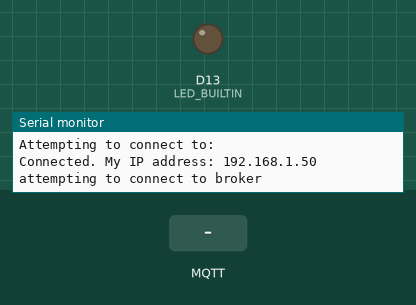
A sketch run on a simulated Arduino Nano RP2040 Connect. Parts: output pins drawn as LEDs (lit = HIGH), the last lines printed to the serial monitor. The inputs (shaded band) are chosen by the test bench. WiFi joins after 1.5 s; servers stay silent unless stated; no MQTT or app messages arrive unless stated; not simulated (calls return 0 or success): arduino_secrets.h.

Above: at 4.7 s.
4.8 s: MQTT message "5" arrives on the first subscribed topic
At 6.6 s:
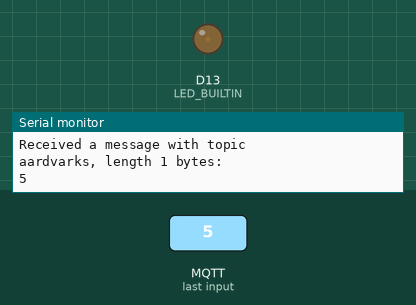
7.0 s: MQTT message "90" arrives on the first subscribed topic
At 8.1 s:
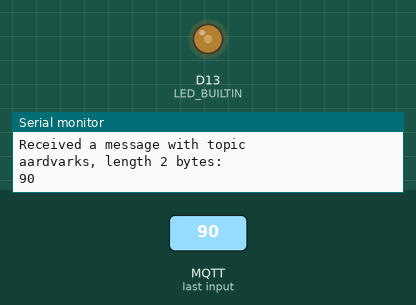
8.5 s: MQTT message "200" arrives on the first subscribed topic
At 9.2 s:
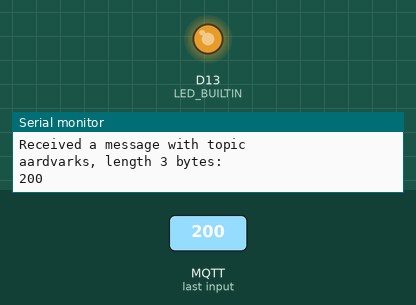
Timing chart, 0 to 11.5 s (numbered marks = the images above; inputs shaded):
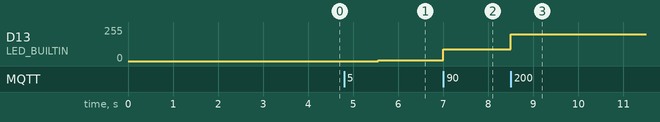

The sketch:

ArduinoMqttClientWithWill-NTPTime.ino
```cpp
/*
  MQTT Client sender/receiver with will and NTP time calc

  This sketch demonstrates an MQTT client that connects to a broker, subscribes to a topic,
  and both listens for messages on that topic and sends messages to it.
  When the client receives a message, it parses it, and PWMs the built-in LED.

  This client also has a last will and testament property.
  With each reading sent, it  updates the will topic with
  the current network time. If another reading does not
  show up within the keepAlive interval, the broker
  will publish the will topic.

  The network time code is based on the  WiFi library's
  UdpNtpClient, originally written by Michael Margolis, and
  modified by Tom Igoe:
  https://github.com/arduino-libraries/WiFi/blob/master/examples/WiFiUdpNtpClient/WiFiUdpNtpClient.ino

  This sketch uses https://public.cloud.shiftr.io as the MQTT broker, but others will work as well.
  See https://tigoe.github.io/mqtt-examples/#broker-client-settings for connection details.

Libraries used:
  * http://librarymanager/All#WiFiNINA or
  * http://librarymanager/All#WiFi101
  * http://librarymanager/All#ArduinoMqttClient

  the arduino_secrets.h file:
  #define SECRET_SSID ""    // network name
  #define SECRET_PASS ""    // network password
  #define SECRET_MQTT_USER "public" // broker username
  #define SECRET_MQTT_PASS "public" // broker password

  created 21 Feb 2026
  by Tom Igoe
*/

#include <WiFiNINA.h>  // use this for Nano 33 IoT, MKR1010, Nano RP2040 Connect
// #include <WiFi101.h>    // use this for MKR1000
#include <ArduinoMqttClient.h>
#include <WiFiUdp.h>  // used to send and receive NTP messages
#include "arduino_secrets.h"

// initialize WiFi connection as SSL.
// If you are not using MQTTS, use WiFiClient:
WiFiSSLClient wifi;
MqttClient mqttClient(wifi);

// details for MQTT client:
char broker[] = "public.cloud.shiftr.io";
int port = 8883;
char topic[] = "aardvarks";
String clientID = "arduinoMqttClient-";
// properties for the MQTT last will and testament:
String willPayload;
const bool willRetain = true;
const int willQos = 1;
String willTopic = String(topic) + "/last_seen";

// last time the client sent a message, in ms:
long lastTimeSent = 0;
// message sending interval:
int interval = 10 * 1000;
// keepAlive interval for the will:
int keepAliveInterval = 60 * 1000;
// connection timeout for the MQTT client:
int connectionTimeout = 30 * 1000;

// details for the UDP/NTP transmissions:
const unsigned int localPort = 2390;  // local port to listen for UDP packets
const int NTP_PACKET_SIZE = 48;       // NTP timestamp is in the first 48 bytes of the message
byte packetBuffer[NTP_PACKET_SIZE];   //buffer to hold incoming and outgoing packets
// A UDP instance to send and receive packets over UDP
WiFiUDP Udp;

void setup() {
  // initialize serial:
  Serial.begin(9600);
  // wait for serial monitor to open:
  if (!Serial) delay(3000);
  // initialize built-in LED:
  pinMode(LED_BUILTIN, OUTPUT);
  // connect to WiFi:
  connectToNetwork();
  // make the clientID unique by adding the last three digits of the MAC address:
  byte mac[6];
  WiFi.macAddress(mac);
  for (int i = 3; i < 6; i++) {
    clientID += String(mac[i], HEX);
  }

  // set the credentials for the MQTT client:
  mqttClient.setId(clientID);
  // if needed, login to the broker with a username and password:
  mqttClient.setUsernamePassword(SECRET_MQTT_USER, SECRET_MQTT_PASS);
  // after keepAliveInterval, the broker will publish the will:
  mqttClient.setKeepAliveInterval(keepAliveInterval);
  // after connectionTimeout the client will produce a connection error:
  mqttClient.setConnectionTimeout(connectionTimeout);

  // start the UDP port for the NTP time setting:
  Udp.begin(localPort);
}

void loop() {
  // if you disconnected from the network, reconnect:
  if (WiFi.status() != WL_CONNECTED) {
    connectToNetwork();
    // skip the rest of the loop until you are connected:
    return;
  }

  // if not connected to the broker, try to connect:
  if (!mqttClient.connected()) {
    Serial.println("attempting to connect to broker");
    connectToBroker();
  }

  // poll for new messages from the broker:
  mqttClient.poll();

  // once every interval, send a message:
  if (millis() - lastTimeSent > interval) {
    // get a random analog reading, divide by 4 to set range to 0-255:
    int sensorReading = analogRead(A0) / 4;
    if (mqttClient.connected()) {
      // start a new message on the topic:
      mqttClient.beginMessage(topic);
      // print the body of the message:
      mqttClient.print(sensorReading);
      // send the message:
      mqttClient.endMessage();

      // send a serial notification:
      Serial.print("published a message: ");
      Serial.println(sensorReading);
      // timestamp this message:
      lastTimeSent = millis();
    }
  }
}

boolean connectToBroker() {
  // before connecting, update the update the will topic
  // with the last successful timestamp:
  updateWill();
  // Try to connect. if the connection fails:
  if (!mqttClient.connect(broker, port)) {
    // print out the error message:
    Serial.print("MOTT connection failed. Error no: ");
    Serial.println(mqttClient.connectError());
    // return that you're not connected:
    return false;
  }

  // set the message receive callback:
  mqttClient.onMessage(onMqttMessage);
  // subscribe to a topic:
  Serial.print("Subscribing to topic: ");
  Serial.println(topic);
  mqttClient.subscribe(topic);

  // once you're connected, you
  // return that you're connected:
  return true;
}


void updateWill() {
  // you can't update the will if connected,
  // so if you are connected, quit this function:
  if (mqttClient.connected()) return;

  /* get the seconds since 1/1/1970 from a network time server
   For more on time setting, see the WIFiUdpNtpClient example at:
    https://github.com/arduino-libraries/WiFi/blob/master/examples/WiFiUdpNtpClient/WiFiUdpNtpClient.ino
   or the Clock Club examples at:
   https://itpnyu.github.io/clock-club/
   */
  // get the network time as a single number:
  // willPayload = String(getNetworkTime());
  // alternately, you can send the time as an ISO8601 string:
  willPayload = getISOString(getNetworkTime());
  Serial.println(willPayload);

  // set the will message:
  mqttClient.beginWill(willTopic, willTopic.length(), willRetain, willQos);
  // send it to the broker:
  mqttClient.print(willPayload);
  // close the connection:
  mqttClient.endWill();
}

void onMqttMessage(int messageSize) {
  // we received a message, print out the topic and contents
  Serial.println("Received a message with topic ");
  Serial.print(mqttClient.messageTopic());
  Serial.print(", length ");
  Serial.print(messageSize);
  Serial.println(" bytes:");
  String incoming = "";
  // use the Stream interface to print the contents
  while (mqttClient.available()) {
    incoming += (char)mqttClient.read();
  }
  // convert the incoming string to an int so you can use it:
  int result = incoming.toInt();
  // use the result to dim the builtin LED:
  if (result > 0) {
    analogWrite(LED_BUILTIN, result);
  }
  // print the result:
  Serial.println(result);
}

void connectToNetwork() {
  // try to connect to the network:
  while (WiFi.status() != WL_CONNECTED) {
    Serial.println("Attempting to connect to: " + String(SECRET_SSID));
    //Connect to WPA / WPA2 network:
    WiFi.begin(SECRET_SSID, SECRET_PASS);
    delay(2000);
  }

  // print IP address once connected:
  Serial.print("Connected. My IP address: ");
  Serial.println(WiFi.localIP());
}


unsigned long getNetworkTime() {
  unsigned long epoch = 0;
  sendNTPpacket();
  delay(2000);
  // assumes a packet has arrived:
  if (Udp.parsePacket()) {
    // Read the reply from the NTP server:
    Udp.read(packetBuffer, NTP_PACKET_SIZE);
    //the timestamp starts at byte 40 of the received packet
    // and is four bytes, or two words, long.
    // First, extract the two words:
    unsigned long highWord = word(packetBuffer[40], packetBuffer[41]);
    unsigned long lowWord = word(packetBuffer[42], packetBuffer[43]);
    // next combine the four bytes (two words)
    // into a long integer this is NTP time
    // (seconds since Jan 1 1900):
    unsigned long secsSince1900 = highWord << 16 | lowWord;

    //  convert NTP time into Unix time:
    // Unix time starts on Jan 1 1970.
    // That's 2208988800 seconds from Jan 1 1900:
    const unsigned long seventyYears = 2208988800UL;
    // subtract seventy years:
    epoch = secsSince1900 - seventyYears;
    // Now you have the  Unix time epoch (secs since 1/1/1970).
    return epoch;
  }
}

// send an NTP request to the time server at the given address
unsigned long sendNTPpacket() {
  // Form an NTP packet. The details of this packet format
  // can be found at
  // https://en.wikipedia.org/wiki/Network_Time_Protocol#NTP_packet_header_format:
  // there are more bytes in the NTP packet header,
  // and this is a very rough calculation,
  // but you can get a good time response
  // with just these four bytes set:
  // First byte contains Leap Indicator, Version, Mode, in binary format:
  packetBuffer[0] = 0b11100011;
  // Next byte indicates the distance from the reference clock.
  // 0 = invalid:
  packetBuffer[1] = 0;
  // next byte is the max. polling interval
  // between successive messages, in log₂(seconds).
  // Typical range is 6 to 10:
  packetBuffer[2] = 6;
  // Nect byte is the signed log₂(seconds)
  // of system clock precision (e.g., –18 ≈ 1 microsecond):
  packetBuffer[3] = 0xEC;
  // zero out the rest of the array:
  for (int b = 4; b < NTP_PACKET_SIZE; b++) {
    packetBuffer[b] = 0;
  }

  // send a packet to port 123 requesting a timestamp:
  Udp.beginPacket("pool.ntp.org", 123);
  Udp.write(packetBuffer, NTP_PACKET_SIZE);
  Udp.endPacket();
}

String getISOString(long epoch) {
  //ISO8601 time is the standard time format.
  // see https://en.wikipedia.org/wiki/ISO_8601 for details.
  // the string looks like this:
  String result = "YYYY-MM-DD hh:mm:ss";

  // calculate the hour (86400 secs per day):
  int hour = (epoch % 86400L) / 3600;
  // calculate the minute (3600 per minute):
  int minute = (epoch % 3600) / 60;
  // calculate the second:
  int second = epoch % 60;
  // the day and month of this particular epoch:
  unsigned int day = 0;
  unsigned int month = 0;
  // days in this epoch. seconds per day = 846400:
  // minimum is one day:
  unsigned long days = (epoch / 86400UL) + 1;
  // year in this epoch. Minumum is 1970:
  unsigned int year = (days / 365.25F) + 1970;
  // days in the months:
  unsigned int monthLengths[12] = {
    31, 28, 31, 30, 31, 30, 31, 31, 30, 31, 30, 31
  };

  // go over the years since 1970 and subtract the years
  // from the total number of days in the epoch:
  for (int y = 1970; y < year; y++) {
    // account for leap year:
    if ((y % 4 == 0 && y % 100 != 0) || (y % 400 == 0)) {
      days -= 366;
    } else {
      days -= 365;
    }
  }
  // go over the remaining days and subtract each month's worth
  // for the current year until they're fewer days
  // than the current month:
  while (days > monthLengths[month]) {
    // account for leap year; Feb. gets an extra day:
    if ((year % 4 == 0 && year % 100 != 0) || (year % 400 == 0)) {
      monthLengths[1] = 29;
    } else {
      monthLengths[1] = 28;
    }
    // subtract a month
    days -= monthLengths[month];
    month++;
  }

  // add 1 so the year starts on month 1 rather than 0:
  month++;
  // add 1 so the month starts on day 1 rather than 0:
  day = days++;

  // replace the placeholders in the ISO8601 String
  // with the actual values:
  result.replace("YYYY", String(year));
  result.replace("MM", numToString(month));
  result.replace("DD", numToString(day));
  result.replace("hh", numToString(hour));
  result.replace("mm", numToString(minute));
  result.replace("ss", numToString(second));
  // return the string:
  return result;
}

// this function adds leading zeroes to any
// single-digit numbers, and converts them to strings:
String numToString(int number) {
  String resultString = String(number);
  if (number < 10) {
    resultString = "0" + resultString;
  }
  return resultString;
}
```

Measured:
- after the input at 4.8 s, D13 (LED_BUILTIN): 0/255 → 5/255 after 0.76 s
- after the input at 7.0 s, D13 (LED_BUILTIN): 5/255 → 90/255 at once
- after the input at 8.5 s, D13 (LED_BUILTIN): 90/255 → 200/255 at once
